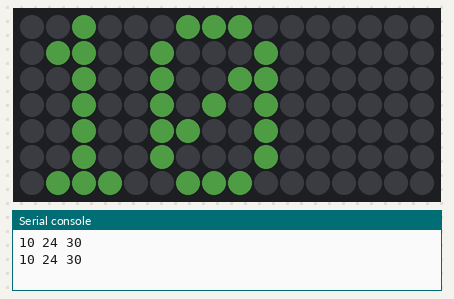
Simulated run of this program. Board: Raspberry Pi Pico running MicroPython. Shown: 16×7 RGB LED matrix, the last lines printed to the serial console. Dim RGB values are drawn brighter than linear; the clock reads 2024-03-15 10:24:30 at power-on unless the program sets it; random numbers come from a fixed seed.

Above: at 0.1 s.
At 15.1 s:
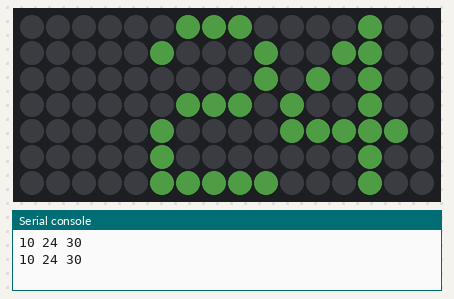
At 45.1 s:
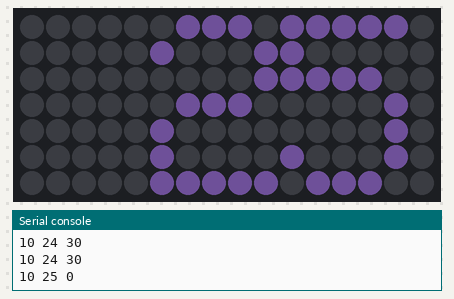
At 60.1 s:
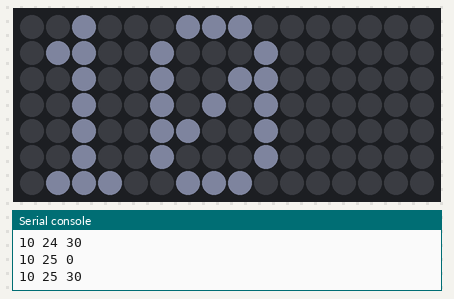
At 105.1 s:
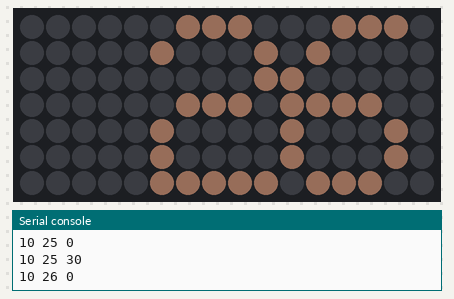
At 120.1 s:
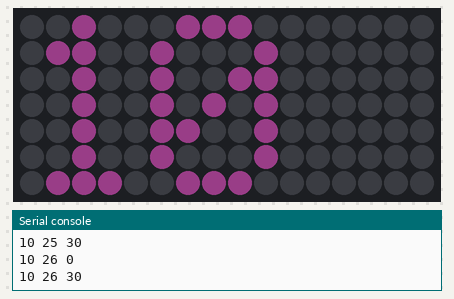

The program:

picoclock.py
```python
from picounicorn import PicoUnicorn
import time
import utime
import machine
import random
picounicorn = PicoUnicorn()
rtc = machine.RTC()
pixels = [
    0x00, 0x00, 0x00, 0x00, 0x00,  # 0x00 (nul)
    0x3E, 0x5B, 0x4F, 0x5B, 0x3E,  # 0x01 (soh)
    0x3E, 0x6B, 0x4F, 0x6B, 0x3E,  # 0x02 (stx)
    0x1C, 0x3E, 0x7C, 0x3E, 0x1C,  # 0x03 (etx)
    0x18, 0x3C, 0x7E, 0x3C, 0x18,  # 0x04 (eot)
    0x1C, 0x57, 0x7D, 0x57, 0x1C,  # 0x05 (enq)
    0x1C, 0x5E, 0x7F, 0x5E, 0x1C,  # 0x06 (ack)
    0x00, 0x18, 0x3C, 0x18, 0x00,  # 0x07 (bel)
    0xFF, 0xE7, 0xC3, 0xE7, 0xFF,  # 0x08 (bs)
    0x00, 0x18, 0x24, 0x18, 0x00,  # 0x09 (tab)
    0xFF, 0xE7, 0xDB, 0xE7, 0xFF,  # 0x0A (lf)
    0x30, 0x48, 0x3A, 0x06, 0x0E,  # 0x0B (vt)
    0x26, 0x29, 0x79, 0x29, 0x26,  # 0x0C (np)
    0x40, 0x7F, 0x05, 0x05, 0x07,  # 0x0D (cr)
    0x40, 0x7F, 0x05, 0x25, 0x3F,  # 0x0E (so)
    0x5A, 0x3C, 0xE7, 0x3C, 0x5A,  # 0x0F (si)
    0x7F, 0x3E, 0x1C, 0x1C, 0x08,  # 0x10 (dle)
    0x08, 0x1C, 0x1C, 0x3E, 0x7F,  # 0x11 (dc1)
    0x14, 0x22, 0x7F, 0x22, 0x14,  # 0x12 (dc2)
    0x5F, 0x5F, 0x00, 0x5F, 0x5F,  # 0x13 (dc3)
    0x06, 0x09, 0x7F, 0x01, 0x7F,  # 0x14 (dc4)
    0x00, 0x66, 0x89, 0x95, 0x6A,  # 0x15 (nak)
    0x60, 0x60, 0x60, 0x60, 0x60,  # 0x16 (syn)
    0x94, 0xA2, 0xFF, 0xA2, 0x94,  # 0x17 (etb)
    0x08, 0x04, 0x7E, 0x04, 0x08,  # 0x18 (can)
    0x10, 0x20, 0x7E, 0x20, 0x10,  # 0x19 (em)
    0x08, 0x08, 0x2A, 0x1C, 0x08,  # 0x1A (eof)
    0x08, 0x1C, 0x2A, 0x08, 0x08,  # 0x1B (esc)
    0x1E, 0x10, 0x10, 0x10, 0x10,  # 0x1C (fs)
    0x0C, 0x1E, 0x0C, 0x1E, 0x0C,  # 0x1D (gs)
    0x30, 0x38, 0x3E, 0x38, 0x30,  # 0x1E (rs)
    0x06, 0x0E, 0x3E, 0x0E, 0x06,  # 0x1F (us)
    0x00, 0x00, 0x00, 0x00, 0x00,  # 0x20
    0x00, 0x00, 0x5F, 0x00, 0x00,  # 0x21 !
    0x00, 0x07, 0x00, 0x07, 0x00,  # 0x22 "
    0x14, 0x7F, 0x14, 0x7F, 0x14,  # 0x23 #
    0x24, 0x2A, 0x7F, 0x2A, 0x12,  # 0x24 $
    0x23, 0x13, 0x08, 0x64, 0x62,  # 0x25 %
    0x36, 0x49, 0x56, 0x20, 0x50,  # 0x26 &
    0x00, 0x08, 0x07, 0x03, 0x00,  # 0x27 '
    0x00, 0x1C, 0x22, 0x41, 0x00,  # 0x28 (
    0x00, 0x41, 0x22, 0x1C, 0x00,  # 0x29 )
    0x2A, 0x1C, 0x7F, 0x1C, 0x2A,  # 0x2A *
    0x08, 0x08, 0x3E, 0x08, 0x08,  # 0x2B +
    0x00, 0x80, 0x70, 0x30, 0x00,  # 0x2C ,
    0x08, 0x08, 0x08, 0x08, 0x08,  # 0x2D -
    0x00, 0x00, 0x60, 0x60, 0x00,  # 0x2E .
    0x20, 0x10, 0x08, 0x04, 0x02,  # 0x2F /
    0x3E, 0x51, 0x49, 0x45, 0x3E,  # 0x30 0
    0x00, 0x42, 0x7F, 0x40, 0x00,  # 0x31 1
    0x72, 0x49, 0x49, 0x49, 0x46,  # 0x32 2
    0x21, 0x41, 0x49, 0x4D, 0x33,  # 0x33 3
    0x18, 0x14, 0x12, 0x7F, 0x10,  # 0x34 4
    0x27, 0x45, 0x45, 0x45, 0x39,  # 0x35 5
    0x3C, 0x4A, 0x49, 0x49, 0x31,  # 0x36 6
    0x41, 0x21, 0x11, 0x09, 0x07,  # 0x37 7
    0x36, 0x49, 0x49, 0x49, 0x36,  # 0x38 8
    0x46, 0x49, 0x49, 0x29, 0x1E,  # 0x39 9
    0x00, 0x00, 0x14, 0x00, 0x00,  # 0x3A :
    0x3C, 0x26, 0x23, 0x26, 0x3C,  # 0x7F
    0x1E, 0xA1, 0xA1, 0x61, 0x12,  # 0x80
    0x3A, 0x40, 0x40, 0x20, 0x7A,  # 0x81
    0x38, 0x54, 0x54, 0x55, 0x59,  # 0x82
    0x21, 0x55, 0x55, 0x79, 0x41,  # 0x83
    0x22, 0x54, 0x54, 0x78, 0x42,  # 0x84
    0x21, 0x55, 0x54, 0x78, 0x40,  # 0x85
    0x20, 0x54, 0x55, 0x79, 0x40,  # 0x86
    0x0C, 0x1E, 0x52, 0x72, 0x12,  # 0x87
    0x39, 0x55, 0x55, 0x55, 0x59,  # 0x88
    0x39, 0x54, 0x54, 0x54, 0x59,  # 0x89
    0x39, 0x55, 0x54, 0x54, 0x58,  # 0x8A
    0x00, 0x00, 0x45, 0x7C, 0x41,  # 0x8B
    0x00, 0x02, 0x45, 0x7D, 0x42,  # 0x8C
    0x00, 0x01, 0x45, 0x7C, 0x40,  # 0x8D
    0x7D, 0x12, 0x11, 0x12, 0x7D,  # 0x8E
    0xF0, 0x28, 0x25, 0x28, 0xF0,  # 0x8F
    0x7C, 0x54, 0x55, 0x45, 0x00,  # 0x90
    0x20, 0x54, 0x54, 0x7C, 0x54,  # 0x91
    0x7C, 0x0A, 0x09, 0x7F, 0x49,  # 0x92
    0x32, 0x49, 0x49, 0x49, 0x32,  # 0x93
    0x3A, 0x44, 0x44, 0x44, 0x3A,  # 0x94
    0x32, 0x4A, 0x48, 0x48, 0x30,  # 0x95
    0x3A, 0x41, 0x41, 0x21, 0x7A,  # 0x96
    0x3A, 0x42, 0x40, 0x20, 0x78,  # 0x97
    0x00, 0x9D, 0xA0, 0xA0, 0x7D,  # 0x98
    0x3D, 0x42, 0x42, 0x42, 0x3D,  # 0x99
    0x3D, 0x40, 0x40, 0x40, 0x3D,  # 0x9A
    0x3C, 0x24, 0xFF, 0x24, 0x24,  # 0x9B
    0x48, 0x7E, 0x49, 0x43, 0x66,  # 0x9C
    0x2B, 0x2F, 0xFC, 0x2F, 0x2B,  # 0x9D
    0xFF, 0x09, 0x29, 0xF6, 0x20,  # 0x9E
    0xC0, 0x88, 0x7E, 0x09, 0x03,  # 0x9F
    0x20, 0x54, 0x54, 0x79, 0x41,  # 0xA0
    0x00, 0x00, 0x44, 0x7D, 0x41,  # 0xA1
    0x30, 0x48, 0x48, 0x4A, 0x32,  # 0xA2
    0x38, 0x40, 0x40, 0x22, 0x7A,  # 0xA3
    0x00, 0x7A, 0x0A, 0x0A, 0x72,  # 0xA4
    0x7D, 0x0D, 0x19, 0x31, 0x7D,  # 0xA5
    0x26, 0x29, 0x29, 0x2F, 0x28,  # 0xA6
    0x26, 0x29, 0x29, 0x29, 0x26,  # 0xA7
    0x30, 0x48, 0x4D, 0x40, 0x20,  # 0xA8
    0x38, 0x08, 0x08, 0x08, 0x08,  # 0xA9
    0x08, 0x08, 0x08, 0x08, 0x38,  # 0xAA
    0x2F, 0x10, 0xC8, 0xAC, 0xBA,  # 0xAB
    0x2F, 0x10, 0x28, 0x34, 0xFA,  # 0xAC
    0x00, 0x00, 0x7B, 0x00, 0x00,  # 0xAD
    0x08, 0x14, 0x2A, 0x14, 0x22,  # 0xAE
    0x22, 0x14, 0x2A, 0x14, 0x08,  # 0xAF
    0x55, 0x00, 0x55, 0x00, 0x55,  # 0xB0
    0xAA, 0x55, 0xAA, 0x55, 0xAA,  # 0xB1
    0xFF, 0x55, 0xFF, 0x55, 0xFF,  # 0xB2
    0x00, 0x00, 0x00, 0xFF, 0x00,  # 0xB3
    0x10, 0x10, 0x10, 0xFF, 0x00,  # 0xB4
    0x14, 0x14, 0x14, 0xFF, 0x00,  # 0xB5
    0x10, 0x10, 0xFF, 0x00, 0xFF,  # 0xB6
    0x10, 0x10, 0xF0, 0x10, 0xF0,  # 0xB7
    0x14, 0x14, 0x14, 0xFC, 0x00,  # 0xB8
    0x14, 0x14, 0xF7, 0x00, 0xFF,  # 0xB9
    0x00, 0x00, 0xFF, 0x00, 0xFF,  # 0xBA
    0x14, 0x14, 0xF4, 0x04, 0xFC,  # 0xBB
    0x14, 0x14, 0x17, 0x10, 0x1F,  # 0xBC
    0x10, 0x10, 0x1F, 0x10, 0x1F,  # 0xBD
    0x14, 0x14, 0x14, 0x1F, 0x00,  # 0xBE
    0x10, 0x10, 0x10, 0xF0, 0x00,  # 0xBF
    0x00, 0x00, 0x00, 0x1F, 0x10,  # 0xC0
    0x10, 0x10, 0x10, 0x1F, 0x10,  # 0xC1
    0x10, 0x10, 0x10, 0xF0, 0x10,  # 0xC2
    0x00, 0x00, 0x00, 0xFF, 0x10,  # 0xC3
    0x10, 0x10, 0x10, 0x10, 0x10,  # 0xC4
    0x10, 0x10, 0x10, 0xFF, 0x10,  # 0xC5
    0x00, 0x00, 0x00, 0xFF, 0x14,  # 0xC6
    0x00, 0x00, 0xFF, 0x00, 0xFF,  # 0xC7
    0x00, 0x00, 0x1F, 0x10, 0x17,  # 0xC8
    0x00, 0x00, 0xFC, 0x04, 0xF4,  # 0xC9
    0x14, 0x14, 0x17, 0x10, 0x17,  # 0xCA
    0x14, 0x14, 0xF4, 0x04, 0xF4,  # 0xCB
    0x00, 0x00, 0xFF, 0x00, 0xF7,  # 0xCC
    0x14, 0x14, 0x14, 0x14, 0x14,  # 0xCD
    0x14, 0x14, 0xF7, 0x00, 0xF7,  # 0xCE
    0x14, 0x14, 0x14, 0x17, 0x14,  # 0xCF
    0x10, 0x10, 0x1F, 0x10, 0x1F,  # 0xD0
    0x14, 0x14, 0x14, 0xF4, 0x14,  # 0xD1
    0x10, 0x10, 0xF0, 0x10, 0xF0,  # 0xD2
    0x00, 0x00, 0x1F, 0x10, 0x1F,  # 0xD3
    0x00, 0x00, 0x00, 0x1F, 0x14,  # 0xD4
    0x00, 0x00, 0x00, 0xFC, 0x14,  # 0xD5
    0x00, 0x00, 0xF0, 0x10, 0xF0,  # 0xD6
    0x10, 0x10, 0xFF, 0x10, 0xFF,  # 0xD7
    0x14, 0x14, 0x14, 0xFF, 0x14,  # 0xD8
    0x10, 0x10, 0x10, 0x1F, 0x00,  # 0xD9
    0x00, 0x00, 0x00, 0xF0, 0x10,  # 0xDA
    0xFF, 0xFF, 0xFF, 0xFF, 0xFF,  # 0xDB
    0xF0, 0xF0, 0xF0, 0xF0, 0xF0,  # 0xDC
    0xFF, 0xFF, 0xFF, 0x00, 0x00,  # 0xDD
    0x00, 0x00, 0x00, 0xFF, 0xFF,  # 0xDE
    0x0F, 0x0F, 0x0F, 0x0F, 0x0F,  # 0xDF
    0x38, 0x44, 0x44, 0x38, 0x44,  # 0xE0
    0xFC, 0x4A, 0x4A, 0x4A, 0x34,  # 0xE1
    0x7E, 0x02, 0x02, 0x06, 0x06,  # 0xE2
    0x02, 0x7E, 0x02, 0x7E, 0x02,  # 0xE3
    0x63, 0x55, 0x49, 0x41, 0x63,  # 0xE4
    0x38, 0x44, 0x44, 0x3C, 0x04,  # 0xE5
    0x40, 0x7E, 0x20, 0x1E, 0x20,  # 0xE6
    0x06, 0x02, 0x7E, 0x02, 0x02,  # 0xE7
    0x99, 0xA5, 0xE7, 0xA5, 0x99,  # 0xE8
    0x1C, 0x2A, 0x49, 0x2A, 0x1C,  # 0xE9
    0x4C, 0x72, 0x01, 0x72, 0x4C,  # 0xEA
    0x30, 0x4A, 0x4D, 0x4D, 0x30,  # 0xEB
    0x30, 0x48, 0x78, 0x48, 0x30,  # 0xEC
    0xBC, 0x62, 0x5A, 0x46, 0x3D,  # 0xED
    0x3E, 0x49, 0x49, 0x49, 0x00,  # 0xEE
    0x7E, 0x01, 0x01, 0x01, 0x7E,  # 0xEF
    0x2A, 0x2A, 0x2A, 0x2A, 0x2A,  # 0xF0
    0x44, 0x44, 0x5F, 0x44, 0x44,  # 0xF1
    0x40, 0x51, 0x4A, 0x44, 0x40,  # 0xF2
    0x40, 0x44, 0x4A, 0x51, 0x40,  # 0xF3
    0x00, 0x00, 0xFF, 0x01, 0x03,  # 0xF4
    0xE0, 0x80, 0xFF, 0x00, 0x00,  # 0xF5
    0x08, 0x08, 0x6B, 0x6B, 0x08,  # 0xF6
    0x36, 0x12, 0x36, 0x24, 0x36,  # 0xF7
    0x06, 0x0F, 0x09, 0x0F, 0x06,  # 0xF8
    0x00, 0x00, 0x18, 0x18, 0x00,  # 0xF9
    0x00, 0x00, 0x10, 0x10, 0x00,  # 0xFA
    0x30, 0x40, 0xFF, 0x01, 0x01,  # 0xFB
    0x00, 0x1F, 0x01, 0x01, 0x1E,  # 0xFC
    0x00, 0x19, 0x1D, 0x17, 0x12,  # 0xFD
    0x00, 0x3C, 0x3C, 0x3C, 0x3C,  # 0xFE
    0x00, 0x00, 0x00, 0x00, 0x00   # 0xFF
]


def display_text(text, r, g, b):
    for x in range(w):
        for y in range(h):
            picounicorn.set_pixel(x, y, 0, 0, 0)

    for i, char in enumerate(text):
        #print(i, char)
        line = ord(char) * 5
        for x in range(5):
            row = pixels[line + x]
            bins = f"{row:#010b}"[3:]
            #print(bins)
            for y in range(7):
                picounicorn.set_pixel(x + (i * 5), y, int(bins[6 - y] or 0) * r, int(bins[6 - y] or 0)* g, int(bins[6 - y] or 0) * b)

w = picounicorn.get_width()
h = picounicorn.get_height()
timestamp = rtc.datetime()
timestring="%02d:%02d"%(timestamp[4:6])
hour = timestamp[4]
minute = timestamp[5]
second = timestamp[6]
print(hour, minute, second)
while True:
    r = random.randint(10,30)
    g = random.randint(10,30)
    b = random.randint(10,30)
    timestamp = rtc.datetime()
    timestring="%02d:%02d"%(timestamp[4:6])
    hour = timestamp[4]
    minute = timestamp[5]
    second = timestamp[6]
    hour1 = hour - 12
    hour12 = 12
    print(hour, minute, second)

    if(hour <= 12):
        hour = hour
    else:
        hour = abs(int(hour)) - 12
    if(minute == 0 or minute == 1 or minute == 2 or minute == 3 or minute == 4 or minute == 5 or minute == 6 or minute == 7 or minute == 8 or minute == 9):
        minute = "0" + str(minute);
    if(hour <= 9):
        display_text(f"{hour}{minute}", r, g, b)
        time.sleep(30)
    else:
        display_text(f"{hour}", r, g, b)
        time.sleep(15)
        display_text(f" {minute}", r, g, b)
        time.sleep(15)
```

Measured:
- what the display in image 1 shows lasts 15.0 s, from 15.0 s to 30.0 s
